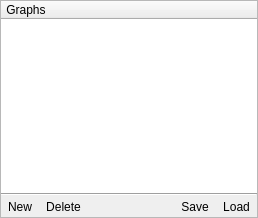
  <widget class="QDockWidget" name="dockWidget_3">
   <property name="windowTitle">
    <string>Graphs</string>
   </property>
   <attribute name="dockWidgetArea">
    <number>2</number>
   </attribute>
   <widget class="QWidget" name="dockWidgetContents_9">
    <layout class="QVBoxLayout" name="verticalLayout_24">
     <property name="spacing">
      <number>0</number>
     </property>
     <property name="margin">
      <number>0</number>
     </property>
     <item>
      <widget class="QFrame" name="frame_6">
       <property name="frameShape">
        <enum>QFrame::StyledPanel</enum>
       </property>
       <property name="frameShadow">
        <enum>QFrame::Plain</enum>
       </property>
       <layout class="QVBoxLayout" name="verticalLayout_23">
        <property name="spacing">
         <number>0</number>
        </property>
        <property name="margin">
         <number>0</number>
        </property>
        <item>
         <widget class="QTreeWidget" name="GraphsTW">
          <property name="frameShape">
           <enum>QFrame::NoFrame</enum>
          </property>
          <column>
           <property name="text">
            <string> Graphs</string>
           </property>
           <property name="icon">
            <iconset resource="resources.qrc">
             <normaloff>:/resources/RES/ffficons/eye.png</normaloff>:/resources/RES/ffficons/eye.png</iconset>
           </property>
          </column>
         </widget>
        </item>
        <item>
         <widget class="Line" name="line_6">
          <property name="orientation">
           <enum>Qt::Horizontal</enum>
          </property>
         </widget>
        </item>
        <item>
         <widget class="QFrame" name="ButtonsFrame_5">
          <layout class="QHBoxLayout" name="horizontalLayout_13">
           <property name="spacing">
            <number>0</number>
           </property>
           <property name="margin">
            <number>0</number>
           </property>
           <item>
            <widget class="QToolButton" name="graph_new">
             <property name="text">
              <string>New</string>
             </property>
             <property name="icon">
              <iconset resource="resources.qrc">
               <normaloff>:/resources/RES/ffficons/page_white.png</normaloff>:/resources/RES/ffficons/page_white.png</iconset>
             </property>
             <property name="autoRaise">
              <bool>true</bool>
             </property>
            </widget>
           </item>
           <item>
            <widget class="QToolButton" name="graph_delete">
             <property name="text">
              <string>Delete</string>
             </property>
             <property name="icon">
              <iconset resource="resources.qrc">
               <normaloff>:/resources/RES/ffficons/bin.png</normaloff>:/resources/RES/ffficons/bin.png</iconset>
             </property>
             <property name="autoRaise">
              <bool>true</bool>
             </property>
            </widget>
           </item>
           <item>
            <spacer name="horizontalSpacer_11">
             <property name="orientation">
              <enum>Qt::Horizontal</enum>
             </property>
             <property name="sizeHint" stdset="0">
              <size>
               <width>40</width>
               <height>20</height>
              </size>
             </property>
            </spacer>
           </item>
           <item>
            <widget class="QToolButton" name="graph_save">
             <property name="text">
              <string>Save</string>
             </property>
             <property name="icon">
              <iconset resource="resources.qrc">
               <normaloff>:/resources/RES/ffficons/disk.png</normaloff>:/resources/RES/ffficons/disk.png</iconset>
             </property>
             <property name="autoRaise">
              <bool>true</bool>
             </property>
            </widget>
           </item>
           <item>
            <widget class="QToolButton" name="graph_load">
             <property name="text">
              <string>Load</string>
             </property>
             <property name="icon">
              <iconset resource="resources.qrc">
               <normaloff>:/resources/RES/ffficons/folder.png</normaloff>:/resources/RES/ffficons/folder.png</iconset>
             </property>
             <property name="autoRaise">
              <bool>true</bool>
             </property>
            </widget>
           </item>
          </layout>
         </widget>
        </item>
       </layout>
      </widget>
     </item>
    </layout>
   </widget>
  </widget>
